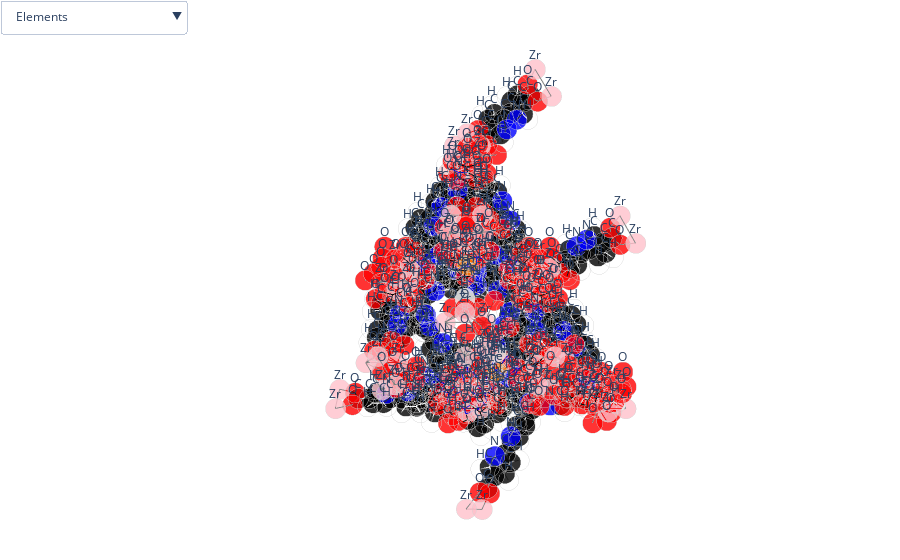

Write notebook code for a chart like this one.
### Code cell
# Create the Plotly figure object
fig = to_plotly_figure(mg)

# Plot the figure
iplot(fig)
